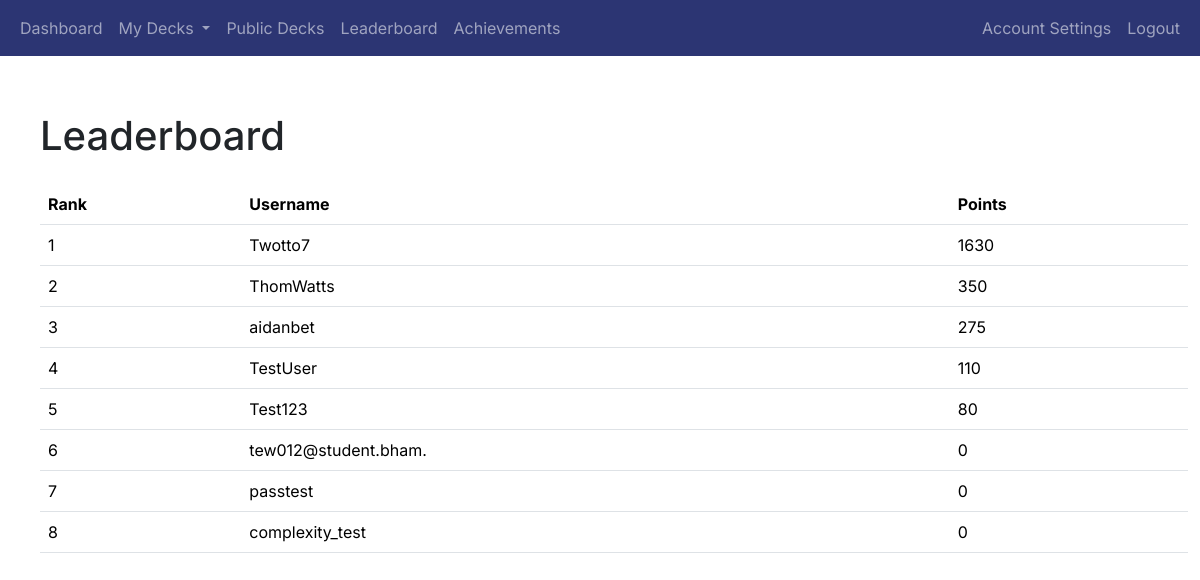
The page /leaderboard (signed in) on the database as committed earlier.
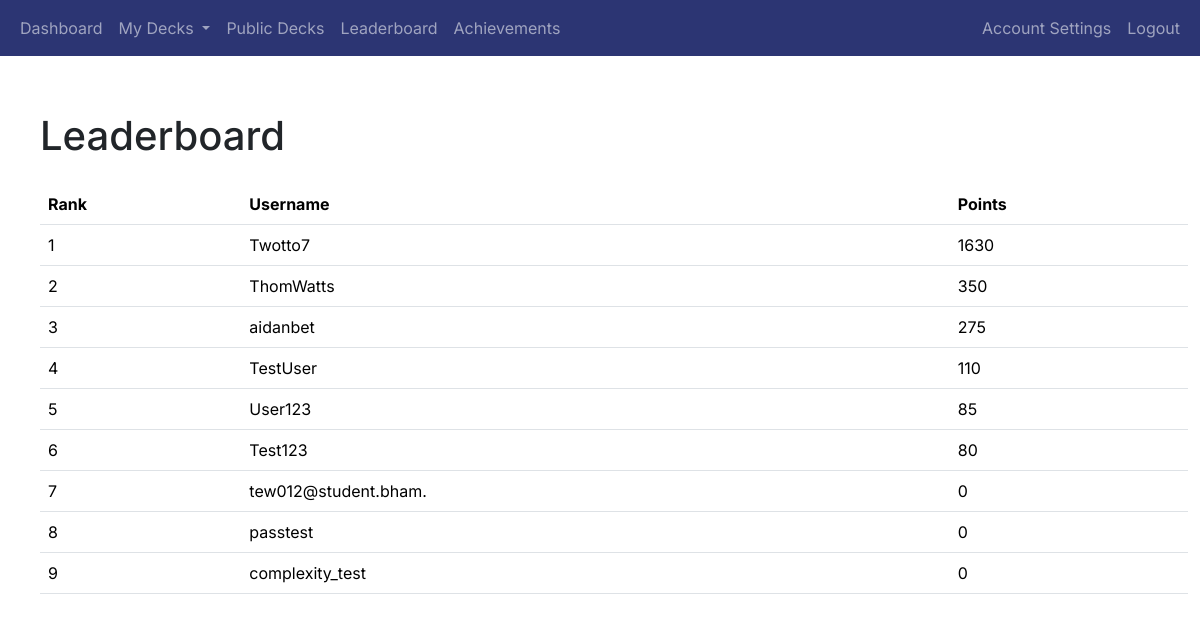
The same page on the database as committed later.
### app/auth/models.py (models this page shows, shortened)
class User(db.Model, UserMixin):
    user_id = db.Column(db.Integer, primary_key=True)
    username = db.Column(db.String(80), unique=True, nullable=False)
    email = db.Column(db.String(120), unique=True, nullable=False)
    password_hash = db.Column(db.String(128), nullable=False)
    points = db.Column(db.Integer, default=0)  # Add points column
    achievements = db.relationship('UserAchievement', back_populates='user', cascade='all, delete-orphan')
    login_events = db.relationship('LoginEvent', backref='user', cascade='all, delete-orphan', lazy=True)
    decks = db.relationship('Deck', backref='user', cascade='all, delete-orphan', lazy=True)

### app/gamification/routes.py (the view)
@gamification_blueprint.route('/leaderboard')
@login_required
def leaderboard():
    users = User.query.order_by(User.points.desc()).limit(10).all()  # Get top 10 users
    return render_template('leaderboard.html', users=users)

### app/__init__.py (called while the page is built)
@login_manager.user_loader
def load_user(user_id):
    return User.query.get(int(user_id))

### app/gamification/templates/leaderboard.html (shortened to what this page needs)
{% extends "base.html" %}
{% block content %}
<div class="container mt-4">
    <h1 class="mb-4">Leaderboard</h1>
    <table class="table">
        <thead>
            <tr>
                <th>Rank</th>
                <th>Username</th>
                <th>Points</th>
            </tr>
        </thead>
        <tbody>
            {% for user in users %}
            <tr>
                <td>{{ loop.index }}</td>
                <td>{{ user.username }}</td>
                <td>{{ user.points }}</td>
            </tr>
            {% endfor %}
        </tbody>
    </table>
</div>
{% endblock %}

Rows that differ between the two databases and show on the page:
added User: username "User123", points "85"
